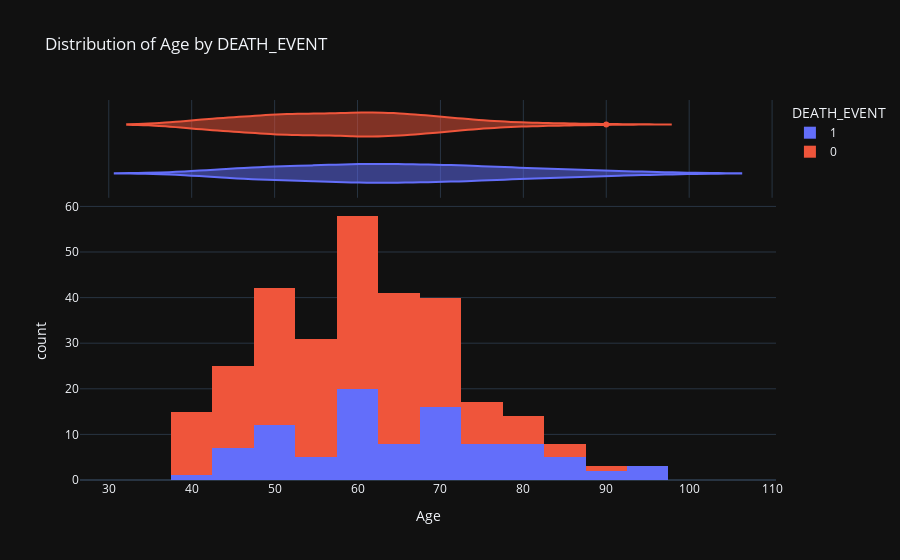

Write notebook code for a chart like this one.
### Markdown cell above
By hovering over the graph, we can see the count of people within the different age groups.

### Code cell
# Distribution of age by death_event

fig = px.histogram(dataset, 
                   x = 'age', 
                   color = 'DEATH_EVENT', 
                   marginal = 'violin', 
                   hover_data = dataset.columns,
                   title = "Distribution of Age by DEATH_EVENT",
                   labels = {'age': 'Age'},
                   template = 'plotly_dark'
                  )
fig.show()

### Figure 1 — Plotly figure (JSON) as saved in the notebook; plotly's stock layout.template omitted (floating-point values rounded to 4 significant figures; data arrays with more than 128 entries replaced by an {"elided": "..."} marker saying what was removed)
{"data": [{"alignmentgroup": "True", "bingroup": "x", "hovertemplate": "DEATH_EVENT=1<br>Age=%{x}<br>count=%{y}<extra></extra>", "legendgroup": "1", "marker": {"color": "#636efa", "pattern": {"shape": ""}}, "name": "1", "offsetgroup": "1", "orientation": "v", "showlegend": true, "type": "histogram", "x": [75, 55, 65, 50, 65, 90, 75, 60, 65, 80, 75, 62, 45, 50, 82, 87, 45, 70, 48, 65, 68, 75, 80, 95, 70, 58, 82, 94, 85, 50, 65, 69, 90, 82, 60, 70, 50, 70, 60, 50, 51, 60, 80, 57, 68, 53, 60, 70, 60, 95, 49, 72, 45, 50, 45, 60, 42, 72, 70, 65, 85, 69, 60, 60, 59, 60, 72, 85, 70, 86, 60, 46, 80, 72, 75, 72, 50, 45, 80, 59, 59, 65, 75, 58, 60.67, 50, 60, 45, 77, 48, 73, 60, 55, 65, 55], "xaxis": "x", "yaxis": "y"}, {"alignmentgroup": "True", "customdata": {"elided": "95x12 float values"}, "hovertemplate": "DEATH_EVENT=%{customdata[11]}<br>Age=%{x}<br>anaemia=%{customdata[0]}<br>creatinine_phosphokinase=%{customdata[1]}<br>diabetes=%{customdata[2]}<br>ejection_fraction=%{customdata[3]}<br>high_blood_pressure=%{customdata[4]}<br>platelets=%{customdata[5]}<br>serum_creatinine=%{customdata[6]}<br>serum_sodium=%{customdata[7]}<br>sex=%{customdata[8]}<br>smoking=%{customdata[9]}<br>time=%{customdata[10]}<extra></extra>", "legendgroup": "1", "marker": {"color": "#636efa"}, "name": "1", "offsetgroup": "1", "scalegroup": "x", "showlegend": false, "type": "violin", "x": [75, 55, 65, 50, 65, 90, 75, 60, 65, 80, 75, 62, 45, 50, 82, 87, 45, 70, 48, 65, 68, 75, 80, 95, 70, 58, 82, 94, 85, 50, 65, 69, 90, 82, 60, 70, 50, 70, 60, 50, 51, 60, 80, 57, 68, 53, 60, 70, 60, 95, 49, 72, 45, 50, 45, 60, 42, 72, 70, 65, 85, 69, 60, 60, 59, 60, 72, 85, 70, 86, 60, 46, 80, 72, 75, 72, 50, 45, 80, 59, 59, 65, 75, 58, 60.67, 50, 60, 45, 77, 48, 73, 60, 55, 65, 55], "xaxis": "x2", "yaxis": "y2"}, {"alignmentgroup": "True", "bingroup": "x", "hovertemplate": "DEATH_EVENT=0<br>Age=%{x}<br>count=%{y}<extra></extra>", "legendgroup": "0", "marker": {"color": "#EF553B", "pattern": {"shape": ""}}, "name": "0", "offsetgroup": "0", "orientation": "v", "showlegend": true, "type": "histogram", "x": {"elided": "202 float values"}, "xaxis": "x", "yaxis": "y"}, {"alignmentgroup": "True", "customdata": {"elided": "202x12 float values"}, "hovertemplate": "DEATH_EVENT=%{customdata[11]}<br>Age=%{x}<br>anaemia=%{customdata[0]}<br>creatinine_phosphokinase=%{customdata[1]}<br>diabetes=%{customdata[2]}<br>ejection_fraction=%{customdata[3]}<br>high_blood_pressure=%{customdata[4]}<br>platelets=%{customdata[5]}<br>serum_creatinine=%{customdata[6]}<br>serum_sodium=%{customdata[7]}<br>sex=%{customdata[8]}<br>smoking=%{customdata[9]}<br>time=%{customdata[10]}<extra></extra>", "legendgroup": "0", "marker": {"color": "#EF553B"}, "name": "0", "offsetgroup": "0", "scalegroup": "x", "showlegend": false, "type": "violin", "x": {"elided": "202 float values"}, "xaxis": "x2", "yaxis": "y2"}], "layout": {"barmode": "relative", "legend": {"title": {"text": "DEATH_EVENT"}, "tracegroupgap": 0}, "title": {"text": "Distribution of Age by DEATH_EVENT"}, "xaxis": {"anchor": "y", "domain": [0, 1], "title": {"text": "Age"}}, "xaxis2": {"anchor": "y2", "domain": [0, 1], "matches": "x", "showgrid": true, "showticklabels": false}, "yaxis": {"anchor": "x", "domain": [0, 0.7326], "title": {"text": "count"}}, "yaxis2": {"anchor": "x2", "domain": [0.7426, 1], "matches": "y2", "showgrid": false, "showline": false, "showticklabels": false, "ticks": ""}}}
